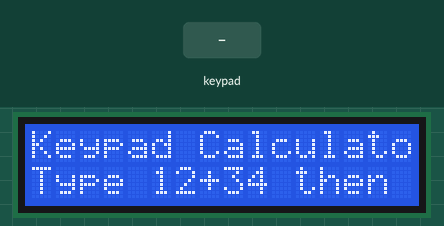
Bench run of a sketch on a simulated Arduino Uno, built with avr-gcc and run on an emulated ATmega328P. On the bench: 16×2 character LCD. The test bench sets the inputs (shaded band). What the sketch prints to the serial monitor is not drawn.

Above: at 0.2 s.
2.9 s: keypad keys 9 8 7 6 # pressed 0.4 s apart
At 5.4 s:
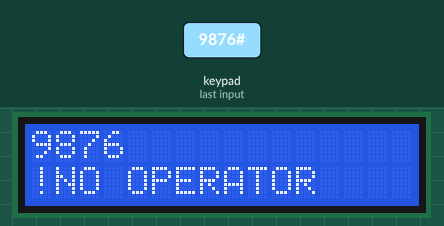
6.4 s: key 'C' pressed
At 6.8 s:
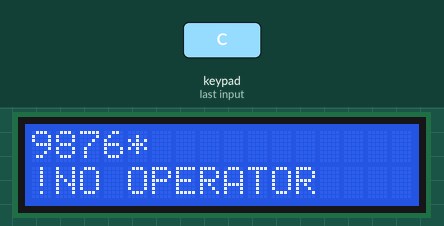
7.9 s: key '*' pressed
At 8.2 s:
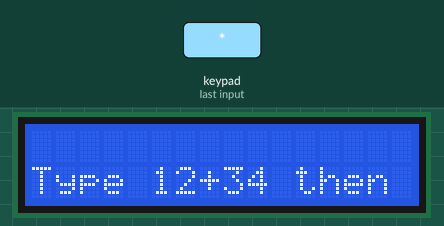
9.4 s: keypad keys 9 8 7 6 D pressed 0.4 s apart
At 11.5 s:
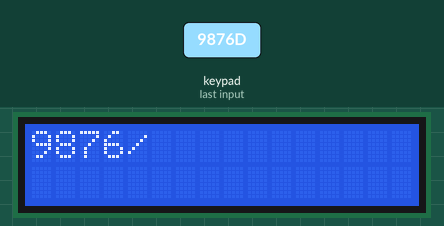
12.9 s: key '#' pressed
At 13.3 s:
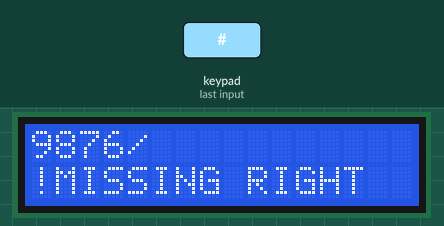
14.4 s: keypad keys 9 8 7 6 A pressed 0.4 s apart
At 16.5 s:
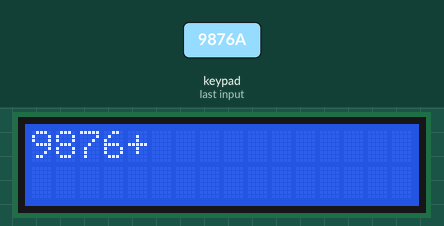
Timing chart, 0 to 18.0 s (numbered marks = the images above; inputs shaded):
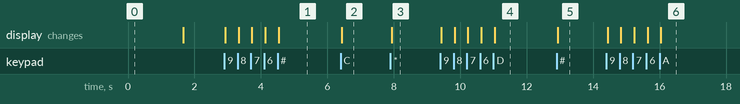

Measured:
- after the input at 2.9 s, the display: first changes at once (image 1 shows a later state)
- after the input at 6.4 s, the display: changes at once (image 2)
- after the input at 7.9 s, the display: changes at once (image 3)
- after the input at 9.4 s, the display: first changes at once (image 4 shows a later state)
- after the input at 12.9 s, the display: changes at once (image 5)
- after the input at 14.4 s, the display: first changes at once (image 6 shows a later state)

The sketch:

Keypad-Calculator.ino
```cpp
// 046 - Keypad Calculator
// Type a two-operand expression such as "12+34" on a 4x4 membrane keypad and
// press # to see the answer on a 16x2 I2C LCD.
// Board: Arduino Uno
//
// Libraries (Arduino IDE -> Sketch -> Include Library -> Manage Libraries):
//   - Keypad             (by Mark Stanley and Alexander Brevig)
//   - LiquidCrystal I2C  (by Frank de Brabander)
//
// Wiring:
//   4x4 keypad ROW1 -> pin 9, ROW2 -> pin 8, ROW3 -> pin 7, ROW4 -> pin 6
//   4x4 keypad COL1 -> pin 5, COL2 -> pin 4, COL3 -> pin 3, COL4 -> pin 2
//   LCD 1602 (I2C 0x27) -> SDA = A4, SCL = A5, VCC = 5V, GND = GND
//
// Key mapping (a 4x4 keypad has no maths symbols, so letters are reused):
//   1..9, 0  = digits
//   A = +      B = -      C = *      D = /
//   # = equals (evaluate)          * = clear

#include <Wire.h>
#include <Keypad.h>
#include <LiquidCrystal_I2C.h>

// ---------------------------------------------------------------------------
// Keypad wiring constants
// ---------------------------------------------------------------------------
const byte ROW_COUNT = 4;
const byte COL_COUNT = 4;

// NOTE: the Keypad library takes plain byte arrays (not const), so these two
// arrays must stay non-const.
byte ROW_PINS[ROW_COUNT] = {9, 8, 7, 6};   // row wires of the keypad
byte COL_PINS[COL_COUNT] = {5, 4, 3, 2};   // column wires of the keypad

// Physical layout of the keypad, read row by row
char KEY_MAP[ROW_COUNT][COL_COUNT] = {
  {'1', '2', '3', 'A'},
  {'4', '5', '6', 'B'},
  {'7', '8', '9', 'C'},
  {'*', '0', '#', 'D'}
};

// ---------------------------------------------------------------------------
// LCD constants
// ---------------------------------------------------------------------------
const uint8_t LCD_ADDRESS = 0x27;
const uint8_t LCD_COLUMNS = 16;
const uint8_t LCD_ROWS = 2;

const uint8_t MAX_ENTRY = 15;      // never type more than 15 characters
const uint8_t MAX_OPERAND_DIGITS = 4;  // each number may have up to 4 digits

// ---------------------------------------------------------------------------
// Global objects
// ---------------------------------------------------------------------------
Keypad keypad = Keypad(makeKeymap(KEY_MAP), ROW_PINS, COL_PINS, ROW_COUNT, COL_COUNT);
LiquidCrystal_I2C lcd(LCD_ADDRESS, LCD_COLUMNS, LCD_ROWS);

char entry[MAX_ENTRY + 1];   // the expression typed so far, e.g. "12+34"
uint8_t entryLength = 0;
bool justEvaluated = false;  // true right after '=' was pressed
char resultLine[17];         // text shown on the second LCD line

// ---------------------------------------------------------------------------
// Translate a physical key into the character used by the calculator
// ---------------------------------------------------------------------------
char translateKey(char key) {
  switch (key) {
    case 'A': return '+';   // top row, rightmost key
    case 'B': return '-';
    case 'C': return '*';
    case 'D': return '/';   // bottom row, rightmost key
    case '#': return '=';   // enter / evaluate
    case '*': return 'C';   // clear
    default:  return key;   // digits 0..9 are used as they are
  }
}

// ---------------------------------------------------------------------------
// Clear the entry and the result display
// ---------------------------------------------------------------------------
void clearEntry() {
  entryLength = 0;
  entry[0] = '\0';
  justEvaluated = false;
  resultLine[0] = '\0';
  lcd.setCursor(0, 0);
  lcd.print(F("                "));   // 16 spaces wipe the line
  lcd.setCursor(0, 1);
  lcd.print(F("Type 12+34 then #"));
  Serial.println(F("Entry cleared"));
}

// ---------------------------------------------------------------------------
// Validate and evaluate the stored expression.
// Returns true when the maths is valid; otherwise fills in the error message.
// ---------------------------------------------------------------------------
bool evaluateExpression(long &result, const char* &error) {
  error = nullptr;
  result = 0;

  if (entryLength == 0) {
    error = "EMPTY INPUT";
    return false;
  }

  // --- Find the operator and make sure there is exactly one -------------
  int opPos = -1;
  for (int i = 0; i < entryLength; i++) {
    if (entry[i] == '+' || entry[i] == '-' || entry[i] == '*' || entry[i] == '/') {
      opPos = i;
      break;
    }
  }
  if (opPos < 0)         { error = "NO OPERATOR";  return false; }
  if (opPos == 0)        { error = "MISSING LEFT"; return false; }
  if (opPos == entryLength - 1) { error = "MISSING RIGHT"; return false; }

  for (int i = opPos + 1; i < entryLength; i++) {
    if (strchr("+-*/", entry[i]) != nullptr) {
      error = "TWO OPERATORS";
      return false;
    }
  }

  // --- Validate both sides: digits only, not too long -------------------
  int leftLength = opPos;
  int rightLength = entryLength - opPos - 1;
  if (leftLength > MAX_OPERAND_DIGITS || rightLength > MAX_OPERAND_DIGITS) {
    error = "MAX 4 DIGITS";
    return false;
  }
  for (int i = 0; i < entryLength; i++) {
    if (i == opPos) continue;
    if (entry[i] < '0' || entry[i] > '9') {
      error = "BAD CHARACTER";
      return false;
    }
  }

  // --- Convert the two strings into numbers -----------------------------
  long a = 0, b = 0;
  for (int i = 0; i < leftLength;  i++) a = a * 10 + (entry[i] - '0');
  for (int i = opPos + 1; i < entryLength; i++) b = b * 10 + (entry[i] - '0');

  // --- Apply the operator ----------------------------------------------
  switch (entry[opPos]) {
    case '+': result = a + b; break;
    case '-': result = a - b; break;
    case '*': result = a * b; break;   // 4 digits x 4 digits still fits in a long
    case '/':
      if (b == 0) { error = "DIV BY ZERO"; return false; }
      result = a / b;                  // integer division, remainder dropped
      break;
  }
  return true;
}

// ---------------------------------------------------------------------------
// Redraw both LCD lines from the current state
// ---------------------------------------------------------------------------
void refreshDisplay() {
  lcd.setCursor(0, 0);
  lcd.print(entry);
  for (uint8_t i = entryLength; i < LCD_COLUMNS; i++) lcd.print(' ');

  lcd.setCursor(0, 1);
  lcd.print(resultLine);
  for (uint8_t i = strlen(resultLine); i < LCD_COLUMNS; i++) lcd.print(' ');
}

// ---------------------------------------------------------------------------
// Handle one pressed key
// ---------------------------------------------------------------------------
void handleKey(char rawKey) {
  char key = translateKey(rawKey);

  // The physical '*' key clears everything
  if (key == 'C') {
    clearEntry();
    return;
  }

  // '=' evaluates the expression
  if (key == '=') {
    long result;
    const char* error;
    if (evaluateExpression(result, error)) {
      snprintf(resultLine, sizeof(resultLine), "= %ld", result);
      Serial.print(F("Expression: "));
      Serial.print(entry);
      Serial.print(F("  Result: "));
      Serial.println(result);
    } else {
      // '!' marks the line as an error; all messages are short enough for 16 columns
      snprintf(resultLine, sizeof(resultLine), "!%s", error);
      Serial.print(F("Validation error: "));
      Serial.println(error);
    }
    justEvaluated = true;
    refreshDisplay();
    return;
  }

  // A new digit starts a fresh expression after a calculation
  if (justEvaluated) {
    if (key >= '0' && key <= '9') {
      entryLength = 0;
      entry[0] = '\0';
      resultLine[0] = '\0';
    }
    justEvaluated = false;
  }

  // --- Validation while typing ------------------------------------------
  if (key >= '0' && key <= '9') {
    if (entryLength >= MAX_ENTRY) return;              // buffer full
    entry[entryLength++] = key;
    entry[entryLength] = '\0';
  } else {                                              // an operator
    if (entryLength == 0) return;                       // nothing to apply it to
    char last = entry[entryLength - 1];
    if (last == '+' || last == '-' || last == '*' || last == '/') {
      return;                                           // no two operators in a row
    }
    if (entryLength >= MAX_ENTRY) return;
    entry[entryLength++] = key;
    entry[entryLength] = '\0';
  }

  refreshDisplay();
  Serial.print(F("Typed: "));
  Serial.println(entry);
}

void setup() {
  Serial.begin(9600);
  Serial.println(F("046 - Keypad Calculator starting..."));
  Serial.println(F("Keys: 0-9 digits, A=+ B=- C=* D=/, # equals, * clear"));

  lcd.init();
  lcd.backlight();
  lcd.clear();
  lcd.setCursor(0, 0);
  lcd.print(F("Keypad Calculator"));
  lcd.setCursor(0, 1);
  lcd.print(F("Type 12+34 then #"));
  delay(1500);

  entry[0] = '\0';
  resultLine[0] = '\0';
  refreshDisplay();
}

void loop() {
  // The Keypad library scans all rows/columns and returns one key at a time
  char key = keypad.getKey();
  if (key != NO_KEY) {
    handleKey(key);
  }
}
```
